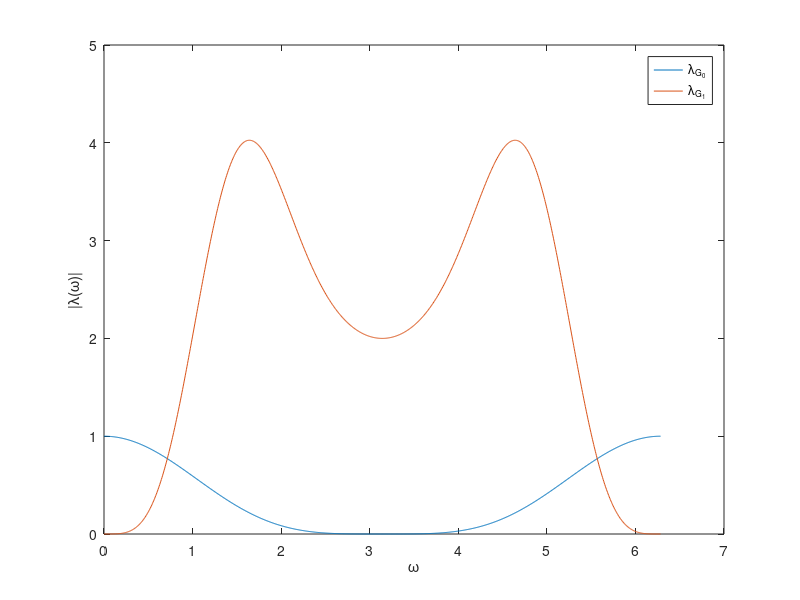

MATLAB code to generate this figure:
close all;
clear all;
clc;

omega = linspace(0,2*pi,1000);
lambda_g0 = (1./8)*(cos(2*omega) + 4*cos(omega) + 3.);
lambda_g1 = (1./64)*(5*cos(5*omega) + 20*cos(4*omega) ...
    + cos(3*omega) - 96*cos(2*omega) - 70*cos(omega) + 140);

figure();
plot(omega, abs(lambda_g0), omega, abs(lambda_g1))
xlabel('\omega')
ylabel('|\lambda(\omega)|')
legend(['\lambda_{G_0}'], ['\lambda_{G_1}'])
